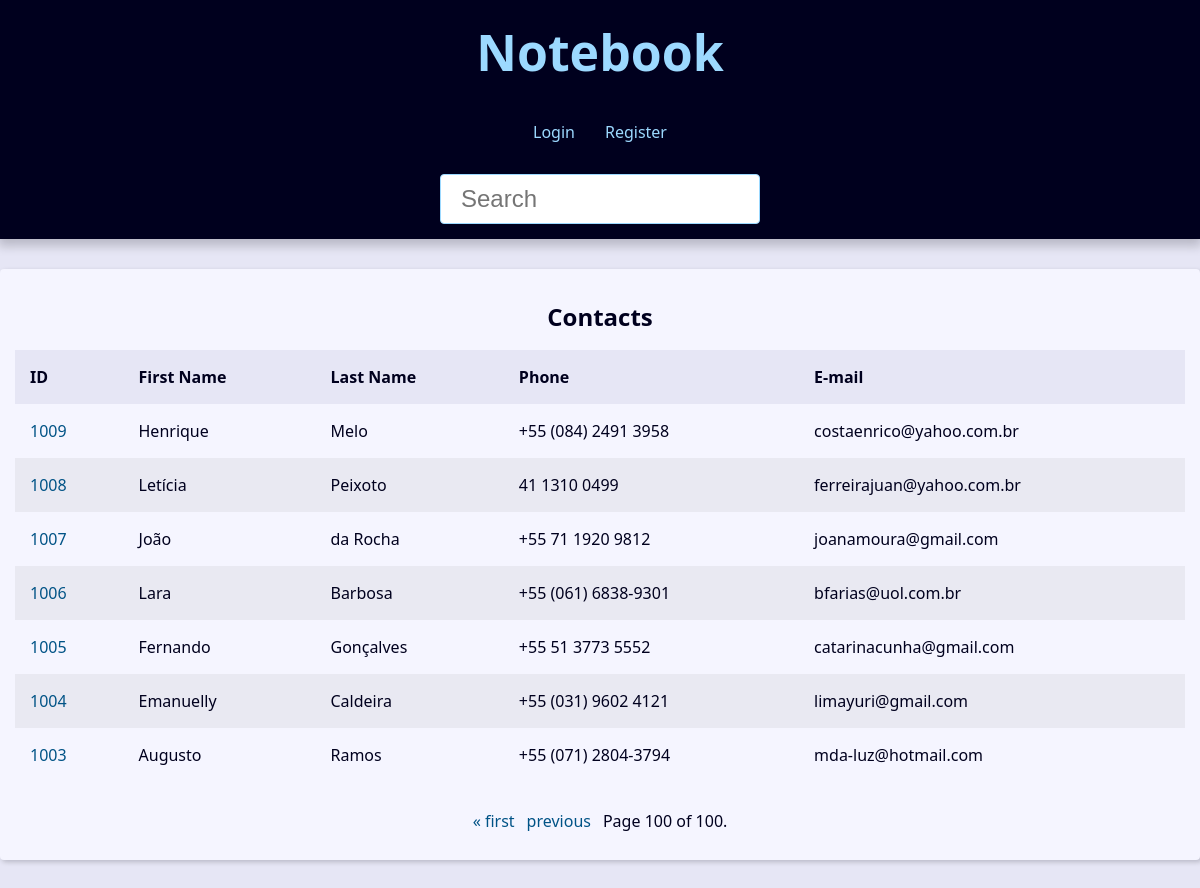
Page /?page=100&q= on the committed database.
### contact/models.py (models this page shows, shortened)
class Contact(models.Model):
    first_name = models.CharField(max_length=50)
    last_name = models.CharField(max_length=50)
    phone = models.CharField(max_length=50)
    email = models.EmailField(max_length=254, blank=True)
    created_date = models.DateTimeField(default=timezone.now)
    description = models.TextField(blank=True)
    show = models.BooleanField(default=True)
    picture = models.ImageField(blank=True, upload_to='pictures/%Y/%m/')
    category = models.ForeignKey(
        Category,
        on_delete=models.SET_NULL,
        blank=True, null=True
    )
    owner = models.ForeignKey(
        User,
        on_delete=models.SET_NULL,
        blank=True, null=True
    )

### contact/views/contact_views.py (the view)
# urls.py: path('', views.index, name='index'),
def index(request):
    contacts = Contact.objects \
        .filter(show=True)\
        .order_by('-id')
    paginator = Paginator(contacts, 10)
    page_number = request.GET.get("page")
    page_obj = paginator.get_page(page_number)
    context = {
        'page_obj': page_obj,
        'site_title': 'Contatos - '
    }
    return render(
        request,
        'contact/index.html',
        context
    )

### contact/templates/contact/index.html
{% extends 'global/base.html' %}
{% block content %}
  {% if page_obj %}
    <div class="responsive-table">
      <table class="contacts-table">
        <caption class="table-caption ">
          Contacts
        </caption>
        <thead>
          <tr class="table-row table-row-header">
            <th class="table-header">ID</th>
            <th class="table-header">First Name</th>
            <th class="table-header">Last Name</th>
            <th class="table-header">Phone</th>
            <th class="table-header">E-mail</th>
          </tr>
        </thead>
        <tbody>
          {% for contact in page_obj %}
            <tr class="table-row">
              <td class="table-cel">
                <a
                  class="table-link"
                  href="{% url 'contact:contact' contact.id %}"
                >
                  {{ contact.id }}
                </a>
              </td>
              <td class="table-cel">
                {{ contact.first_name }}
              </td>
              <td class="table-cel">
                {{ contact.last_name }}
              </td>
              <td class="table-cel">
                {{ contact.phone }}
              </td>
              <td class="table-cel">
                {{ contact.email }}
              </td>
            </tr>
          {% endfor %}
        </tbody>
      </table>
    </div>
  {% else %}
    <div class="single-contact">
      <h1 class="single-contact-name">
        Nenhum contato encontrado.
      </h1>
    </div>
  {% endif %}
{% endblock content %}

### base_static/global/css/style.css (style rules this page uses)
:root { --spacing: 1.5rem; --link-dark-color: rgb(0, 83, 134); --link-light-color: rgb(156, 217, 255); --clr-white: rgb(245, 245, 255); --clr-black: rgb(0, 0, 30); --clr-light-gray: rgb(230, 230, 245); --clr-dark-shadow-5: rgba(0, 0, 10, 5%); --clr-dark-shadow-10: rgba(0, 0, 10, 10%); --clr-dark-shadow-20: rgba(0, 0, 10, 20%); --clr-light-shadow-5: rgba(200, 200, 255, 5%); --clr-light-shadow-10: rgba(200, 200, 255, 10%); --clr-light-shadow-20: rgba(200, 200, 255, 20%); --main-page-width: 120rem; --table-min-width: 60rem; --biggest-font-size: 5rem; --bigger-font-size: 4rem; --big-font-size: 3.2rem; --medium-font-size: 2.4rem; --small-font-size: 1.6rem; --smaller-font-size: 1.4rem; --smallest-font-size: 1.2rem; --transition-fast: 300ms; --transition-medium: 600ms; --transition-slow: 1s; --default-border-radius: 4px; }
*, *::before, *::after { margin: 0; padding: 0; box-sizing: border-box; }
html { font-size: 62.5%; }
body { font-family: system-ui, -apple-system, BlinkMacSystemFont, 'Segoe UI', Roboto, Oxygen, Ubuntu, Cantarell, 'Open Sans', 'Helvetica Neue', sans-serif; line-height: 1.5; font-size: var(--small-font-size); color: var(--clr-black); -webkit-font-smoothing: antialiased; background: var(--clr-light-gray); }
.responsive-table { width: 100%; overflow-x: auto; }
.contacts-table { width: 100%; min-width: var(--table-min-width); border-collapse: collapse; }
.table-caption { font-size: var(--medium-font-size); font-weight: bold; padding: var(--spacing); }
.table-row { text-align: left; text-overflow: ellipsis; transition: background-color var(--transition-fast) ease-in-out; }
.table-row:nth-of-type(2n) { background: var(--clr-dark-shadow-5); }
.table-row-header { background: var(--clr-light-gray); color: var(--clr-black); }
.table-cel, .table-header { padding: var(--spacing); }
.table-link { color: var(--link-dark-color); transition: color var(--transition-fast) ease-in-out; text-decoration: none; }

### rows in the picture
Contact: id "1009", first_name "Henrique", last_name "Melo", phone "+55 (084) 2491 3958", email "costaenrico@yahoo.com.br"
Contact: id "1008", first_name "Letícia", last_name "Peixoto", phone "41 1310 0499", email "ferreirajuan@yahoo.com.br"
Contact: id "1007", first_name "João", last_name "da Rocha", phone "+55 71 1920 9812", email "joanamoura@gmail.com"
Contact: id "1006", first_name "Lara", last_name "Barbosa", phone "+55 (061) 6838-9301", email "bfarias@uol.com.br"
Contact: id "1005", first_name "Fernando", last_name "Gonçalves", phone "+55 51 3773 5552", email "catarinacunha@gmail.com"
Contact: id "1004", first_name "Emanuelly", last_name "Caldeira", phone "+55 (031) 9602 4121", email "limayuri@gmail.com"
Contact: id "1003", first_name "Augusto", last_name "Ramos", phone "+55 (071) 2804-3794", email "mda-luz@hotmail.com"

### other values in the picture
{{ page_obj.number }} "100"
{{ page_obj.paginator.num_pages }} "100"
